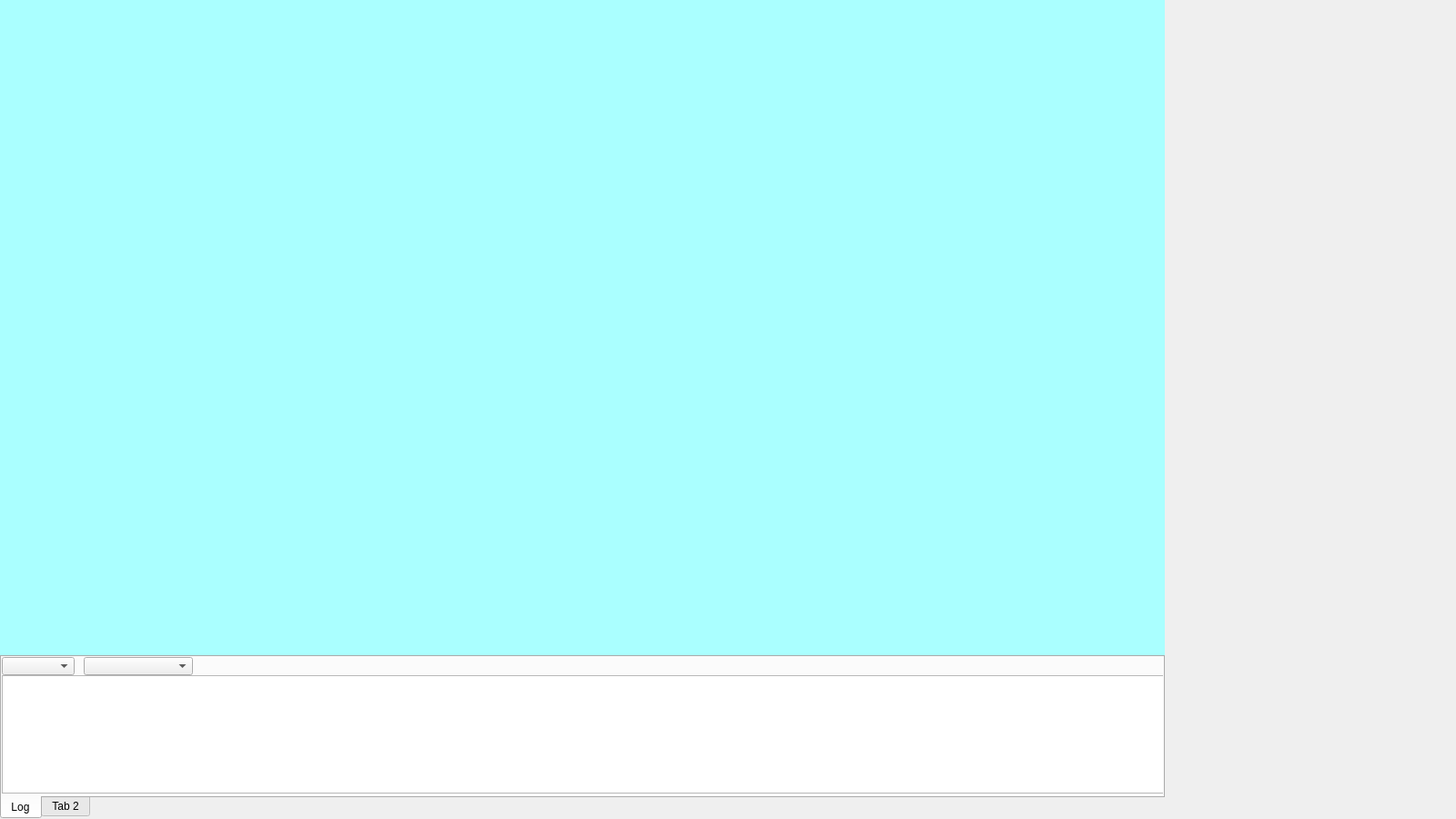
<?xml version="1.0" encoding="UTF-8"?>
<ui version="4.0">
 <class>EditorClass</class>
 <widget class="QMainWindow" name="EditorClass">
  <property name="geometry">
   <rect>
    <x>0</x>
    <y>0</y>
    <width>1600</width>
    <height>900</height>
   </rect>
  </property>
  <property name="sizePolicy">
   <sizepolicy hsizetype="Fixed" vsizetype="Fixed">
    <horstretch>0</horstretch>
    <verstretch>0</verstretch>
   </sizepolicy>
  </property>
  <property name="windowTitle">
   <string>Editor</string>
  </property>
  <widget class="QWidget" name="centralWidget">
   <property name="sizePolicy">
    <sizepolicy hsizetype="Fixed" vsizetype="Fixed">
     <horstretch>0</horstretch>
     <verstretch>0</verstretch>
    </sizepolicy>
   </property>
   <widget class="qviewport" name="wg_viewport" native="true">
    <property name="geometry">
     <rect>
      <x>0</x>
      <y>0</y>
      <width>1280</width>
      <height>720</height>
     </rect>
    </property>
    <property name="sizePolicy">
     <sizepolicy hsizetype="Minimum" vsizetype="Minimum">
      <horstretch>0</horstretch>
      <verstretch>0</verstretch>
     </sizepolicy>
    </property>
    <property name="minimumSize">
     <size>
      <width>1280</width>
      <height>720</height>
     </size>
    </property>
    <property name="styleSheet">
     <string notr="true">background-color: rgb(170, 255, 255);</string>
    </property>
   </widget>
   <widget class="QTabWidget" name="tabWidget">
    <property name="geometry">
     <rect>
      <x>0</x>
      <y>720</y>
      <width>1280</width>
      <height>180</height>
     </rect>
    </property>
    <property name="sizePolicy">
     <sizepolicy hsizetype="Minimum" vsizetype="Maximum">
      <horstretch>0</horstretch>
      <verstretch>0</verstretch>
     </sizepolicy>
    </property>
    <property name="minimumSize">
     <size>
      <width>1280</width>
      <height>180</height>
     </size>
    </property>
    <property name="tabPosition">
     <enum>QTabWidget::South</enum>
    </property>
    <property name="tabShape">
     <enum>QTabWidget::Rounded</enum>
    </property>
    <property name="currentIndex">
     <number>0</number>
    </property>
    <widget class="QWidget" name="tab_log">
     <attribute name="title">
      <string>Log</string>
     </attribute>
     <widget class="QTextBrowser" name="tb_log">
      <property name="geometry">
       <rect>
        <x>0</x>
        <y>20</y>
        <width>1280</width>
        <height>130</height>
       </rect>
      </property>
      <property name="sizePolicy">
       <sizepolicy hsizetype="Minimum" vsizetype="Minimum">
        <horstretch>0</horstretch>
        <verstretch>0</verstretch>
       </sizepolicy>
      </property>
      <property name="minimumSize">
       <size>
        <width>1200</width>
        <height>120</height>
       </size>
      </property>
     </widget>
     <widget class="QComboBox" name="cb_log_level">
      <property name="geometry">
       <rect>
        <x>0</x>
        <y>0</y>
        <width>80</width>
        <height>20</height>
       </rect>
      </property>
     </widget>
     <widget class="QComboBox" name="cb_log_group">
      <property name="geometry">
       <rect>
        <x>90</x>
        <y>0</y>
        <width>120</width>
        <height>20</height>
       </rect>
      </property>
     </widget>
    </widget>
    <widget class="QWidget" name="tab_browser">
     <property name="sizePolicy">
      <sizepolicy hsizetype="Minimum" vsizetype="Minimum">
       <horstretch>0</horstretch>
       <verstretch>0</verstretch>
      </sizepolicy>
     </property>
     <property name="minimumSize">
      <size>
       <width>1280</width>
       <height>100</height>
      </size>
     </property>
     <property name="styleSheet">
      <string notr="true">background-color: rgb(255, 200, 133);</string>
     </property>
     <attribute name="title">
      <string>Tab 2</string>
     </attribute>
    </widget>
   </widget>
  </widget>
 </widget>
 <layoutdefault spacing="6" margin="11"/>
 <customwidgets>
  <customwidget>
   <class>qviewport</class>
   <extends>QWidget</extends>
   <header location="global">qviewport.h</header>
   <container>1</container>
  </customwidget>
 </customwidgets>
 <resources>
  <include location="editor.qrc"/>
 </resources>
 <connections/>
</ui>
